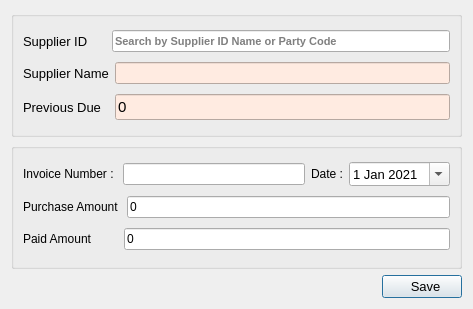
<?xml version="1.0" encoding="UTF-8"?>
<ui version="4.0">
 <class>Dialog</class>
 <widget class="QDialog" name="Dialog">
  <property name="windowModality">
   <enum>Qt::ApplicationModal</enum>
  </property>
  <property name="geometry">
   <rect>
    <x>0</x>
    <y>0</y>
    <width>473</width>
    <height>309</height>
   </rect>
  </property>
  <property name="windowTitle">
   <string>Dialog</string>
  </property>
  <layout class="QGridLayout" name="gridLayout_9">
   <item row="0" column="0" colspan="2">
    <widget class="QGroupBox" name="groupBox_2">
     <property name="font">
      <font>
       <pointsize>10</pointsize>
      </font>
     </property>
     <property name="styleSheet">
      <string notr="true"/>
     </property>
     <property name="title">
      <string/>
     </property>
     <layout class="QGridLayout" name="gridLayout_5">
      <item row="0" column="0">
       <layout class="QGridLayout" name="gridLayout">
        <item row="0" column="0">
         <layout class="QHBoxLayout" name="horizontalLayout">
          <item>
           <widget class="QLabel" name="label">
            <property name="font">
             <font>
              <pointsize>10</pointsize>
             </font>
            </property>
            <property name="text">
             <string>Supplier ID     </string>
            </property>
           </widget>
          </item>
          <item>
           <widget class="QLineEdit" name="sv">
            <property name="font">
             <font>
              <pointsize>8</pointsize>
              <weight>75</weight>
              <bold>true</bold>
             </font>
            </property>
            <property name="placeholderText">
             <string>Search by Supplier ID Name or Party Code</string>
            </property>
           </widget>
          </item>
         </layout>
        </item>
       </layout>
      </item>
      <item row="1" column="0">
       <layout class="QGridLayout" name="gridLayout_3">
        <item row="0" column="0">
         <widget class="QLabel" name="label_12">
          <property name="font">
           <font>
            <pointsize>10</pointsize>
           </font>
          </property>
          <property name="text">
           <string>Supplier Name</string>
          </property>
         </widget>
        </item>
        <item row="0" column="1">
         <widget class="QLineEdit" name="sn">
          <property name="font">
           <font>
            <pointsize>8</pointsize>
            <weight>75</weight>
            <bold>true</bold>
           </font>
          </property>
          <property name="styleSheet">
           <string notr="true">background-color: rgb(255, 235, 225);</string>
          </property>
          <property name="readOnly">
           <bool>true</bool>
          </property>
         </widget>
        </item>
       </layout>
      </item>
      <item row="2" column="0">
       <layout class="QGridLayout" name="gridLayout_7">
        <item row="0" column="0">
         <widget class="QLabel" name="label_15">
          <property name="font">
           <font>
            <pointsize>10</pointsize>
           </font>
          </property>
          <property name="text">
           <string>Previous Due  </string>
          </property>
         </widget>
        </item>
        <item row="0" column="1">
         <widget class="QLineEdit" name="previousdue">
          <property name="font">
           <font>
            <pointsize>11</pointsize>
           </font>
          </property>
          <property name="styleSheet">
           <string notr="true">background-color: rgb(255, 235, 225);</string>
          </property>
          <property name="text">
           <string>0</string>
          </property>
          <property name="readOnly">
           <bool>true</bool>
          </property>
         </widget>
        </item>
       </layout>
      </item>
     </layout>
    </widget>
   </item>
   <item row="1" column="0" colspan="2">
    <widget class="QGroupBox" name="groupBox">
     <property name="title">
      <string/>
     </property>
     <layout class="QGridLayout" name="gridLayout_8">
      <item row="0" column="0">
       <layout class="QGridLayout" name="gridLayout_6">
        <item row="0" column="0">
         <layout class="QHBoxLayout" name="horizontalLayout_11">
          <item>
           <widget class="QLabel" name="label_10">
            <property name="font">
             <font>
              <pointsize>9</pointsize>
             </font>
            </property>
            <property name="text">
             <string>Invoice Number : </string>
            </property>
           </widget>
          </item>
          <item>
           <widget class="QLineEdit" name="invoice">
            <property name="readOnly">
             <bool>true</bool>
            </property>
           </widget>
          </item>
         </layout>
        </item>
        <item row="0" column="1">
         <layout class="QHBoxLayout" name="horizontalLayout_9">
          <item>
           <widget class="QLabel" name="label_8">
            <property name="font">
             <font>
              <pointsize>9</pointsize>
             </font>
            </property>
            <property name="text">
             <string>Date :</string>
            </property>
           </widget>
          </item>
          <item>
           <widget class="QDateEdit" name="dateEdit">
            <property name="font">
             <font>
              <pointsize>10</pointsize>
             </font>
            </property>
            <property name="calendarPopup">
             <bool>true</bool>
            </property>
            <property name="date">
             <date>
              <year>2021</year>
              <month>1</month>
              <day>1</day>
             </date>
            </property>
           </widget>
          </item>
         </layout>
        </item>
       </layout>
      </item>
      <item row="1" column="0">
       <layout class="QGridLayout" name="gridLayout_2">
        <item row="0" column="0">
         <widget class="QLabel" name="label_2">
          <property name="font">
           <font>
            <pointsize>9</pointsize>
           </font>
          </property>
          <property name="text">
           <string>Purchase Amount </string>
          </property>
         </widget>
        </item>
        <item row="0" column="1">
         <widget class="QLineEdit" name="total">
          <property name="font">
           <font>
            <pointsize>9</pointsize>
           </font>
          </property>
          <property name="text">
           <string>0</string>
          </property>
         </widget>
        </item>
       </layout>
      </item>
      <item row="2" column="0">
       <layout class="QGridLayout" name="gridLayout_4">
        <item row="0" column="0">
         <widget class="QLabel" name="label_3">
          <property name="font">
           <font>
            <pointsize>9</pointsize>
           </font>
          </property>
          <property name="text">
           <string>Paid Amount        </string>
          </property>
         </widget>
        </item>
        <item row="0" column="1">
         <widget class="QLineEdit" name="paid">
          <property name="font">
           <font>
            <pointsize>9</pointsize>
           </font>
          </property>
          <property name="text">
           <string>0</string>
          </property>
         </widget>
        </item>
       </layout>
      </item>
     </layout>
    </widget>
   </item>
   <item row="2" column="0">
    <spacer name="horizontalSpacer">
     <property name="orientation">
      <enum>Qt::Horizontal</enum>
     </property>
     <property name="sizeHint" stdset="0">
      <size>
       <width>347</width>
       <height>20</height>
      </size>
     </property>
    </spacer>
   </item>
   <item row="2" column="1">
    <widget class="QPushButton" name="saveb">
     <property name="font">
      <font>
       <pointsize>10</pointsize>
      </font>
     </property>
     <property name="text">
      <string>      Save    </string>
     </property>
    </widget>
   </item>
  </layout>
 </widget>
 <resources/>
 <connections/>
</ui>
